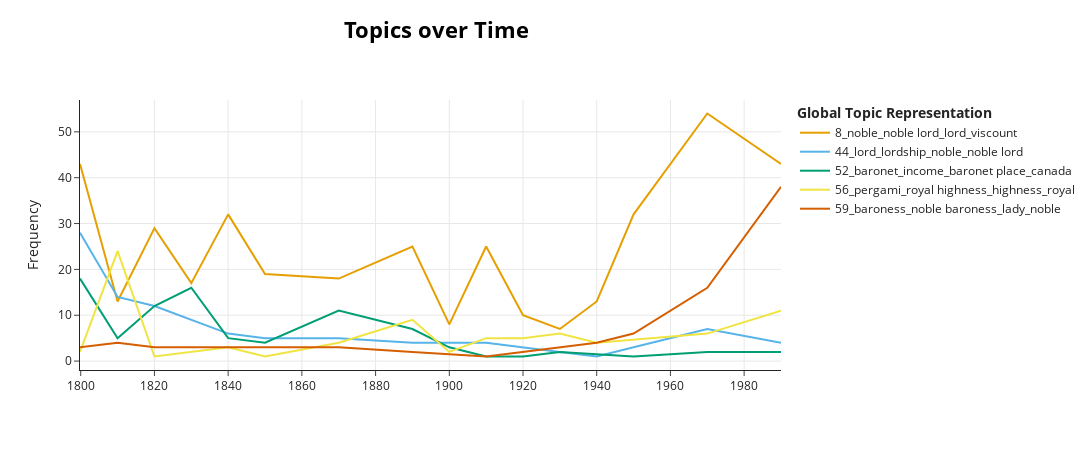

The notebook cell saved with this chart:
### Code cell
#model.visualize_topics_over_time(topics_over_time, top_n_topics=5)
#model.visualize_topics_over_time(topics_over_time)

fig = model.visualize_topics_over_time(topics_over_time, title='<b>Topics over Time</b>', topics=similar_topics)
fig.write_image("../diagramOutput/topicsOverTimeReduced.png", engine="kaleido", scale=3, format='png')
fig.show()

### Figure 1 — Plotly figure (JSON) as saved in the notebook; plotly's stock layout.template omitted (floating-point values rounded to 4 significant figures)
{"data": [{"hoverinfo": "text", "hovertext": ["<b>Topic 8</b><br>Words: noble, noble lord, lord, earl, viscount", "<b>Topic 8</b><br>Words: noble, noble lord, lord, public money, earl", "<b>Topic 8</b><br>Words: noble, noble lord, lord, earl, speech", "<b>Topic 8</b><br>Words: noble, noble lord, lord, lord noble, earl", "<b>Topic 8</b><br>Words: noble, noble lord, lord, earl, noble earl", "<b>Topic 8</b><br>Words: noble, lord, noble lord, earl, noble earl", "<b>Topic 8</b><br>Words: noble, lord, noble lord, earl, viscount", "<b>Topic 8</b><br>Words: noble, noble lord, lord, viscount, noble viscount", "<b>Topic 8</b><br>Words: noble, lord, noble lord, noble earl, roam salisbury", "<b>Topic 8</b><br>Words: noble, noble lord, lord, viscount, noble viscount", "<b>Topic 8</b><br>Words: noble, lord, noble lord, noble viscount, viscount", "<b>Topic 8</b><br>Words: noble, lord, noble lord, viscount, noble learn", "<b>Topic 8</b><br>Words: noble, lord, noble lord, earl, impress", "<b>Topic 8</b><br>Words: noble, lord, noble lord, lord lord, earl", "<b>Topic 8</b><br>Words: noble, lord, noble lord, lord lord, viscount", "<b>Topic 8</b><br>Words: noble, noble lord, lord, lord lord, viscount"], "marker": {"color": "#E69F00"}, "mode": "lines", "name": "8_noble_noble lord_lord_viscount", "x": ["1799-10-19T22:50:52.800000", "1810-01-01T09:36:00", "1820-01-01T19:12:00", "1830-01-01T04:48:00", "1840-01-01T14:24:00", "1850-01-01T00:00:00", "1869-12-31T19:12:00", "1889-12-31T14:24:00", "1900-01-01T00:00:00", "1910-01-01T09:36:00", "1920-01-01T19:12:00", "1930-01-01T04:48:00", "1940-01-01T14:24:00", "1950-01-01T00:00:00", "1969-12-31T19:12:00", "1989-12-31T14:24:00"], "y": [43, 13, 29, 17, 32, 19, 18, 25, 8, 25, 10, 7, 13, 32, 54, 43], "type": "scatter"}, {"hoverinfo": "text", "hovertext": ["<b>Topic 44</b><br>Words: lord, noble lord, noble, personage, royal", "<b>Topic 44</b><br>Words: lordship, majesty, lord, forward support, majesty service", "<b>Topic 44</b><br>Words: lord, noble, lordship, noble lord, departure", "<b>Topic 44</b><br>Words: privilege, marriage, weight, lordship, way science", "<b>Topic 44</b><br>Words: thrilling, possibly create, punctuality, hold landed, send william", "<b>Topic 44</b><br>Words: horse guard, guard, horse, respect robert, derby instance", "<b>Topic 44</b><br>Words: secrecy, purpose gain, dignity case, dathan abiram, gain information", "<b>Topic 44</b><br>Words: lofty, east end, legislator, immorality, result separation", "<b>Topic 44</b><br>Words: raid, distinguish, slavery, slave raid, risk employ", "<b>Topic 44</b><br>Words: doubtless aware, minded friendly, commit bigamous, difficult dominion, friendly reasonable", "<b>Topic 44</b><br>Words: objective extent, imply privilege, reinforce doctrine, extent reinforce, privilege objective", "<b>Topic 44</b><br>Words: voluntarily, british crown, country voluntarily, protection british, marriage", "<b>Topic 44</b><br>Words: cricket, lord, library, define, moment course", "<b>Topic 44</b><br>Words: fairly gross, strength judiciary, administer accordance, indicate noble, treatment continue"], "marker": {"color": "#56B4E9"}, "mode": "lines", "name": "44_lord_lordship_noble_noble lord", "x": ["1799-10-19T22:50:52.800000", "1810-01-01T09:36:00", "1820-01-01T19:12:00", "1830-01-01T04:48:00", "1840-01-01T14:24:00", "1850-01-01T00:00:00", "1869-12-31T19:12:00", "1889-12-31T14:24:00", "1910-01-01T09:36:00", "1930-01-01T04:48:00", "1940-01-01T14:24:00", "1950-01-01T00:00:00", "1969-12-31T19:12:00", "1989-12-31T14:24:00"], "y": [28, 14, 12, 9, 6, 5, 5, 4, 4, 2, 1, 3, 7, 4], "type": "scatter"}, {"hoverinfo": "text", "hovertext": ["<b>Topic 52</b><br>Words: baronet, baronet place, lord melville, melville, regent", "<b>Topic 52</b><br>Words: baronet, marksman, cavan writ, marksman allow, election transmit", "<b>Topic 52</b><br>Words: baronet, proposition warre, regard plan, edward knatchbull, pay sinecure", "<b>Topic 52</b><br>Words: baronet, baronet tamworth, tamworth, income, merchant", "<b>Topic 52</b><br>Words: baronet, reform, twice defeat, halifax wood, reform receive", "<b>Topic 52</b><br>Words: baronet, stanhope separate, baronet reply, bank stanhope, happen lincolnshire", "<b>Topic 52</b><br>Words: baronet, baronet baronet, charles, baronet charles, dominion canada", "<b>Topic 52</b><br>Words: baronet, transvaal, sanction arrangement, creation differential, premiss lay", "<b>Topic 52</b><br>Words: baronet, break baronet, statesman citizen, alfred mond, deal direction", "<b>Topic 52</b><br>Words: steam, company, director, orient, chief director", "<b>Topic 52</b><br>Words: melbourne known, reason help, query let, case adoption, known query", "<b>Topic 52</b><br>Words: pay income, tax allowance, allowance, income tax, allowance station", "<b>Topic 52</b><br>Words: fourteen canadian, safely leopoldville, arrive safely, citizen arrive, indian citizen", "<b>Topic 52</b><br>Words: wide area, wide, important act, transfer short, short brother", "<b>Topic 52</b><br>Words: yeovil speak, point survey, knowledge important, bristol noble, bishop bristol"], "marker": {"color": "#009E73"}, "mode": "lines", "name": "52_baronet_income_baronet place_canada", "x": ["1799-10-19T22:50:52.800000", "1810-01-01T09:36:00", "1820-01-01T19:12:00", "1830-01-01T04:48:00", "1840-01-01T14:24:00", "1850-01-01T00:00:00", "1869-12-31T19:12:00", "1889-12-31T14:24:00", "1900-01-01T00:00:00", "1910-01-01T09:36:00", "1920-01-01T19:12:00", "1930-01-01T04:48:00", "1950-01-01T00:00:00", "1969-12-31T19:12:00", "1989-12-31T14:24:00"], "y": [18, 5, 12, 16, 5, 4, 11, 7, 3, 1, 1, 2, 1, 2, 2], "type": "scatter"}, {"hoverinfo": "text", "hovertext": ["<b>Topic 56</b><br>Words: early companion, adam imagine, honour early, companion prince, aspire honour", "<b>Topic 56</b><br>Words: pergami, royal highness, highness, royal, room", "<b>Topic 56</b><br>Words: thing door, occasion taunt, taunt thing, hunt late, door repeat", "<b>Topic 56</b><br>Words: question salt, graham strictly, spooner question, strictly confine, confine explanation", "<b>Topic 56</b><br>Words: queen spooner, toast order, order queen, spooner smith, smith repetition", "<b>Topic 56</b><br>Words: pakington subject, subject new, new introduce, introduce year, john pakington", "<b>Topic 56</b><br>Words: smith experience, hay hour, smoking room, shuttleworth understand, generally short", "<b>Topic 56</b><br>Words: graham, graham murray, murray, lanark understand, chance personation", "<b>Topic 56</b><br>Words: ward, john ward, john, pergami, royal highness", "<b>Topic 56</b><br>Words: lord arnold, arnold, arnold count, douglas newton, count difference", "<b>Topic 56</b><br>Words: boothby tell, griffith place, visit ipswich, smith understand, buchanan smith", "<b>Topic 56</b><br>Words: fernyhough, jarrow, griffith manage, buchanan long, true control", "<b>Topic 56</b><br>Words: ronald bell, considerably wide, morgan considerably, lincoln unarm, reigate morgan", "<b>Topic 56</b><br>Words: door, lay door, door european, smith aware, valiant attempt", "<b>Topic 56</b><br>Words: door, thank, charlotte, pleasure news, angela browning"], "marker": {"color": "#F0E442"}, "mode": "lines", "name": "56_pergami_royal highness_highness_royal", "x": ["1799-10-19T22:50:52.800000", "1810-01-01T09:36:00", "1820-01-01T19:12:00", "1830-01-01T04:48:00", "1840-01-01T14:24:00", "1850-01-01T00:00:00", "1869-12-31T19:12:00", "1889-12-31T14:24:00", "1900-01-01T00:00:00", "1910-01-01T09:36:00", "1920-01-01T19:12:00", "1930-01-01T04:48:00", "1940-01-01T14:24:00", "1969-12-31T19:12:00", "1989-12-31T14:24:00"], "y": [2, 24, 1, 2, 3, 1, 4, 9, 2, 5, 5, 6, 4, 6, 11], "type": "scatter"}, {"hoverinfo": "text", "hovertext": ["<b>Topic 59</b><br>Words: estate, poor beast, jade prance, shew poor, smock", "<b>Topic 59</b><br>Words: queen, recollect servant, offer omer, understand discharge, omer sum", "<b>Topic 59</b><br>Words: berri, duchess berri, reply anxious, wife possess, queen eye", "<b>Topic 59</b><br>Words: partition, baroness, lady, room, forget poland", "<b>Topic 59</b><br>Words: woman property, income principle, donoughmore view, absolutely principle, lump income", "<b>Topic 59</b><br>Words: wife possibly, help holding, possibly help, holding occupy, occupy day", "<b>Topic 59</b><br>Words: lady, baroness, week net, income week, miss patricia", "<b>Topic 59</b><br>Words: baroness, noble baroness, lady, baroness summerskill, noble", "<b>Topic 59</b><br>Words: baroness, noble baroness, lady, baroness lady, noble", "<b>Topic 59</b><br>Words: baroness, noble baroness, lady, noble, baroness lady"], "marker": {"color": "#D55E00"}, "mode": "lines", "name": "59_baroness_noble baroness_lady_noble", "x": ["1799-10-19T22:50:52.800000", "1810-01-01T09:36:00", "1820-01-01T19:12:00", "1869-12-31T19:12:00", "1889-12-31T14:24:00", "1910-01-01T09:36:00", "1940-01-01T14:24:00", "1950-01-01T00:00:00", "1969-12-31T19:12:00", "1989-12-31T14:24:00"], "y": [3, 4, 3, 3, 2, 1, 4, 6, 16, 38], "type": "scatter"}], "layout": {"xaxis": {"showgrid": true}, "yaxis": {"showgrid": true, "title": {"text": "Frequency"}}, "title": {"font": {"size": 22, "color": "Black"}, "text": "<b>Topics over Time</b>", "y": 0.95, "x": 0.4, "xanchor": "center", "yanchor": "top"}, "hoverlabel": {"font": {"size": 16, "family": "Rockwell"}, "bgcolor": "white"}, "width": 1250, "height": 450, "legend": {"title": {"text": "<b>Global Topic Representation"}}}}
